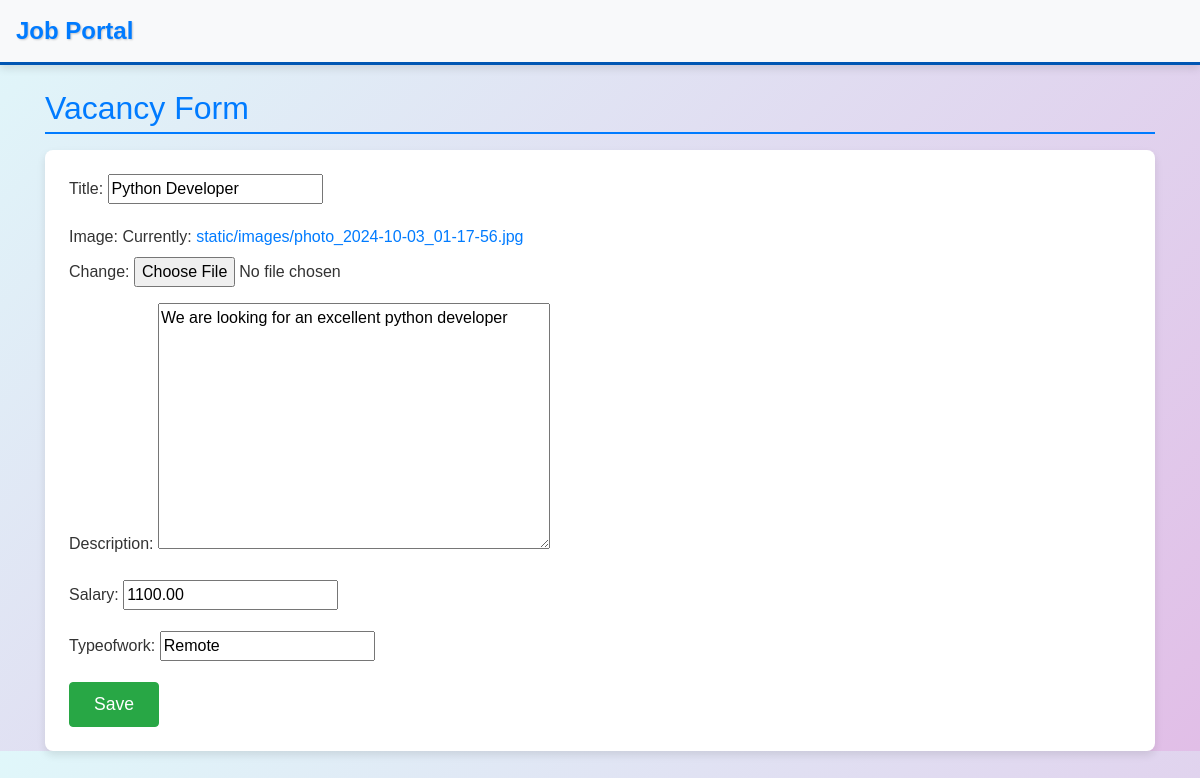
/vacancy/1/update/, run on the app's committed database.
### vacancy/models.py (models this page shows, shortened)
class Vacancy(models.Model):
    title = models.CharField(max_length=255)
    image = models.ImageField(upload_to='static/images', null = True)
    description = models.TextField()
    salary = models.DecimalField(max_digits=10, decimal_places=2)
    typeofwork = models.CharField(max_length=50)
    created_at = models.DateTimeField(auto_now=True)
    is_active = models.BooleanField(default=True)
    category = models.ForeignKey(Category, on_delete=models.CASCADE, related_name='vacancies', default = 1)

### vacancy/views.py (the view)
# urls.py: path('vacancy/<int:pk>/update/', VacancyUpdateView.as_view(), name='vacancy_update'),
class VacancyUpdateView(UpdateView):
    model = Vacancy
    form_class = VacancyForm
    template_name = 'vacancy_form.html'
    success_url = reverse_lazy('vacancy_list')

### vacancy/forms.py
class VacancyForm(forms.ModelForm):
    class Meta:
        model = Vacancy
        fields = ['title', 'image', 'description', 'salary', 'typeofwork']

### templates/vacancy_form.html (shortened to what this page needs)
{% extends 'base.html' %}
{% block content %}
<h2>Vacancy Form</h2>
<form method="post" enctype="multipart/form-data">
    {{ form.as_p }}
    <button type="submit" class="btn btn-success">Save</button>
</form>
{% endblock %}

### static/css/main.css (style rules this page uses)
body { font-family: Arial, sans-serif; background: linear-gradient(135deg, #e0f7fa, #e1bee7); color: #333; transition: background-color 0.3s ease-in-out; }
h2 { font-size: 2rem; color: #007bff; border-bottom: 2px solid #007bff; padding-bottom: 5px; margin-bottom: 1rem; animation: fadeIn 1s ease-in-out; }
form { background-color: #ffffff; padding: 1.5rem; border-radius: 8px; box-shadow: 0 4px 8px rgba(0, 0, 0, 0.1); animation: fadeIn 0.7s ease-out; }
button[type="submit"] { font-size: 1.1rem; padding: 0.5rem 1.5rem; transition: background-color 0.3s, transform 0.2s; }

### data on the page
Vacancy: title "Python Developer", description "We are looking for an excellent python developer", salary "1100.00", typeofwork "Remote"
